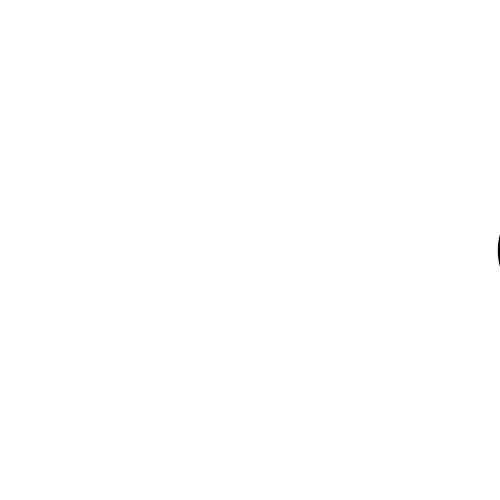
Frame 1 (no input)
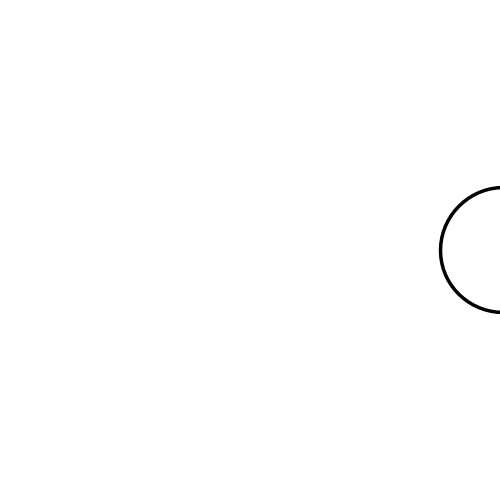
Frame 60 (the mouse pressed at the canvas centre just before this capture)
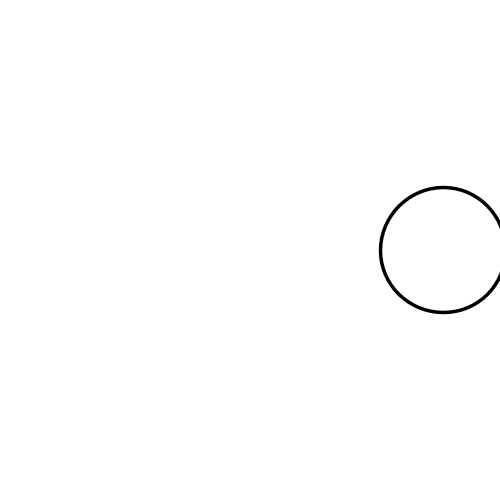
Frame 120 (the mouse held since frame 60 and released just before this capture)

The Processing sketch that drew these frames (run headless with seeded random() and noise(); from frame 60 on, the mouse is pressed at the canvas centre):

// Processing sketch: Animation_Circle_2
// ── Animation_Circle_2.pde
//Eric Li
//Animation 2
//Wednesday Feb 18 2026

int x;

void setup() {
  size(500,500);
  x = 562;
}

void draw() {
  background(255);
  strokeWeight(3.5);
  ellipse(x,250,125,125);
  x=x-1;
  if (x<-63) {
    x=562;
  }
}
